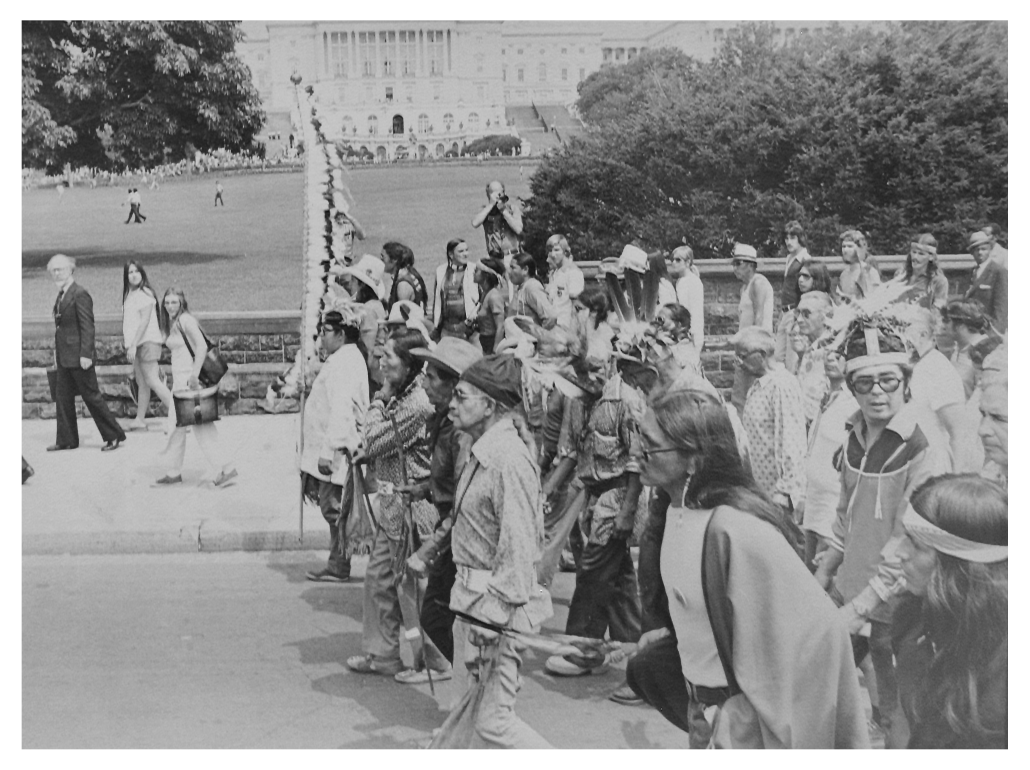
#> input picture database/data/audits/policy-advocacy-report-2026-08-03/source-images/longest-walk-rally-1978.jpg, 3090 x 2310 px (shown at 1/3 size)
$ python make-cover.py
#> lines starting #> are read from the running program, lines starting #| are printed output that depends on the picture
from pathlib import Path

from PIL import Image, ImageEnhance, ImageFile, ImageOps


ROOT = Path(__file__).resolve().parent
SOURCE = ROOT / "source-images" / "longest-walk-rally-1978.jpg"
DESTINATION = ROOT / "source-images" / "advocacy-gap-cover.jpg"

# The archival JPEG's final scanline is slightly truncated, but the complete
# image data decodes correctly. Pillow otherwise rejects it before cropping.
ImageFile.LOAD_TRUNCATED_IMAGES = True


with Image.open(SOURCE) as original:
#> original is the input picture: PIL image 3090x2310 RGB; min 0, max 255, mean 143.7
    image = ImageOps.exif_transpose(original).convert("RGB")
    width, height = image.size
#> width = 3090; height = 2310
    target_ratio = 16 / 9

    if width / height > target_ratio:
        crop_width = round(height * target_ratio)
        left = max(0, min(width - crop_width, round((width - crop_width) * 0.52)))
        box = (left, 0, left + crop_width, height)
    else:
        crop_height = round(width / target_ratio)
#> crop_height = 1738
        top = max(0, min(height - crop_height, round((height - crop_height) * 0.43)))
#> top = 246
        box = (0, top, width, top + crop_height)
#> box = (0, 246, 3090, 1984)

    image = image.crop(box).resize((1600, 900), Image.Resampling.LANCZOS)
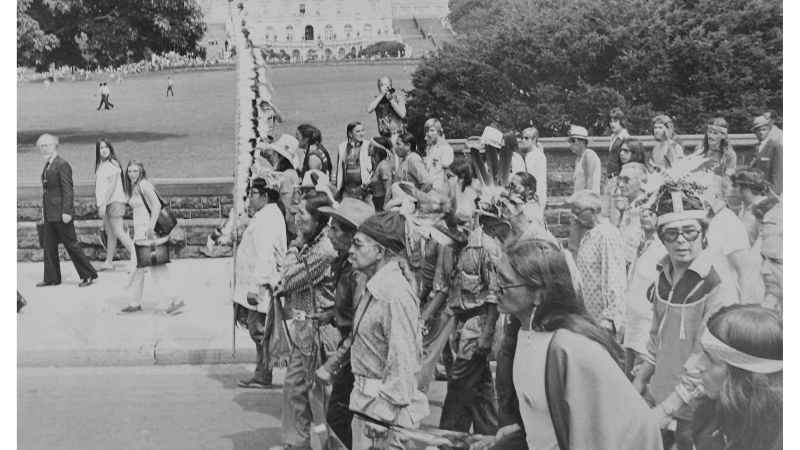
#> image: PIL image 1600x900 RGB (shown at 1/2 size); min 1, max 255, mean 135.1
    image = ImageEnhance.Contrast(image).enhance(1.04)
    image.save(DESTINATION, "JPEG", quality=91, optimize=True, progressive=True)

print(f"wrote {DESTINATION} ({DESTINATION.stat().st_size} bytes)")
